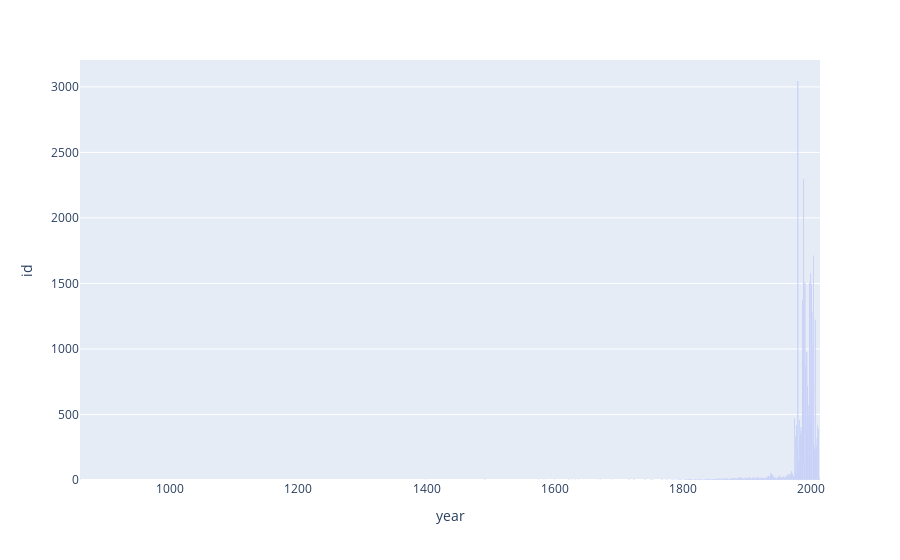

This figure's notebook cell:
### Code cell
px.bar(clean.groupby('year').agg({'id': 'count'}).reset_index(),
                        x='year',
                        y='id', color='blue')

### Figure 1 — Plotly figure (JSON) as saved in the notebook; plotly's stock layout.template omitted (floating-point values rounded to 4 significant figures; data arrays with more than 128 entries replaced by an {"elided": "..."} marker saying what was removed)
{"data": [{"alignmentgroup": "True", "hovertemplate": "year=%{x}<br>id=%{y}<extra></extra>", "legendgroup": "", "marker": {"color": "#636efa", "pattern": {"shape": ""}}, "name": "", "offsetgroup": "", "orientation": "v", "showlegend": false, "textposition": "auto", "type": "bar", "x": {"elided": "252 int values"}, "xaxis": "x", "y": {"elided": "252 int values"}, "yaxis": "y"}], "layout": {"barmode": "relative", "legend": {"tracegroupgap": 0}, "margin": {"t": 60}, "xaxis": {"anchor": "y", "domain": [0, 1], "title": {"text": "year"}}, "yaxis": {"anchor": "x", "domain": [0, 1], "title": {"text": "id"}}}}
